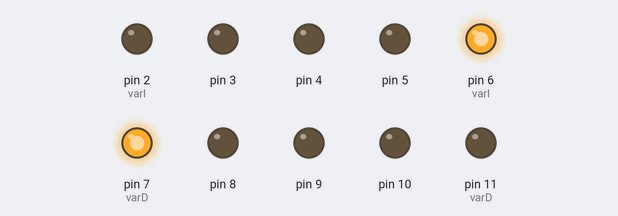
Simulated run of this sketch. Board: Arduino Uno, built with avr-gcc and run on an emulated ATmega328P. Parts: output pins drawn as LEDs (lit = HIGH).

Above: at 0.02 s.
At 0.74 s:
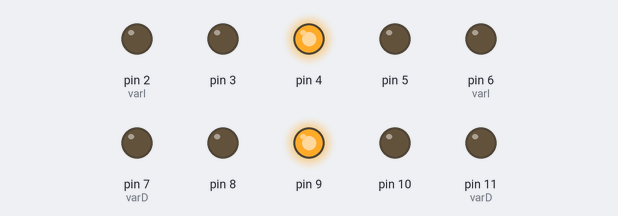
At 1.52 s:
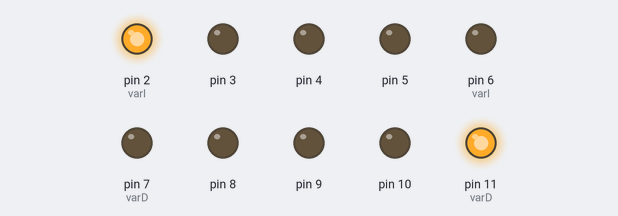
At 3.02 s:
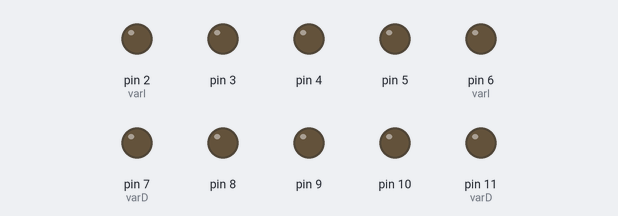
At 5.09 s:
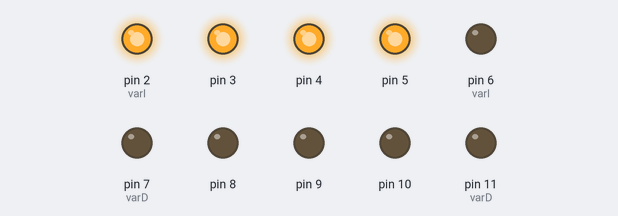
At 7.2 s:
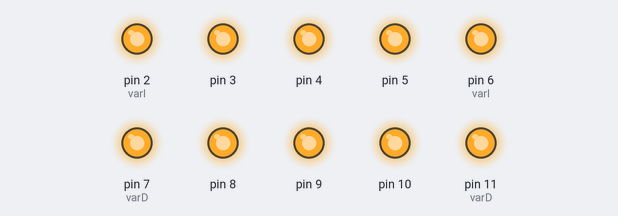
Timing chart, 0 to 9.8 s (numbered marks = the images above):
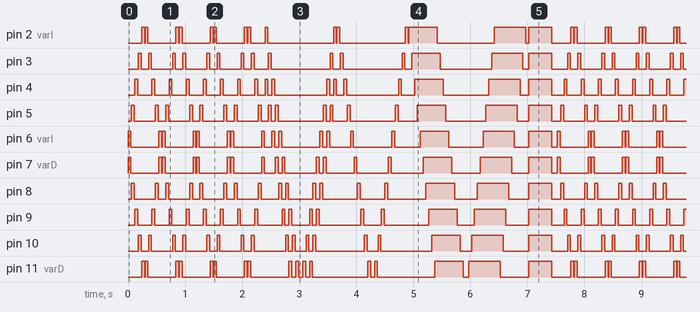

The sketch:

secuencias.ino
```cpp
void setup() {
  pinMode(2, OUTPUT);
  pinMode(3, OUTPUT);
  pinMode(4, OUTPUT);
  pinMode(5, OUTPUT);
  pinMode(6, OUTPUT);
  pinMode(7, OUTPUT);
  pinMode(8, OUTPUT);
  pinMode(9, OUTPUT);
  pinMode(10, OUTPUT);
  pinMode(11, OUTPUT);
}

void loop() {
  for (int i = 0; i <= 3; i++) {
    int varI = 6;
    int varD = 7;

    while (varD <= 11) {
      digitalWrite(varI, HIGH);
      digitalWrite(varD, HIGH);
      delay(50);
      digitalWrite(varI, LOW);
      digitalWrite(varD, LOW);
      delay(10);
      varI--;
      varD++;
    }

    varI = 2;
    varD = 11;

    while (varD >= 7) {
      digitalWrite(varI, HIGH);
      digitalWrite(varD, HIGH);
      delay(50);
      digitalWrite(varI, LOW);
      digitalWrite(varD, LOW);
      delay(10);
      varI++;
      varD--;
    }
  }

  for (int i = 2; i <= 11; i++) {
    digitalWrite(i, HIGH);
    digitalWrite(i + 2, HIGH);
    delay(50);
    digitalWrite(i, LOW);
    digitalWrite(i + 2, LOW);
    delay(10);
  }

  for (int i = 12; i >= 2; i--) {
    digitalWrite(i, HIGH);
    digitalWrite(i + 2, HIGH);
    delay(50);
    digitalWrite(i, LOW);
    digitalWrite(i + 2, LOW);
    delay(10);
  }

  for (int i = 2; i <= 11; i++) {
    digitalWrite(i, HIGH);
    delay(50);
    digitalWrite(i, LOW);
    delay(10);
  }

  for (int i = 12; i >= 2; i--) {
    digitalWrite(i, HIGH);
    delay(50);
    digitalWrite(i, LOW);
    delay(10);
  }

  for (int i = 2; i <= 11; i++) {
    digitalWrite(i, HIGH);
    delay(50);
  }

  for (int i = 2; i <= 11; i++) {
    digitalWrite(i, LOW);
    delay(50);
  }

  for (int i = 12; i >= 2; i--) {
    digitalWrite(i, HIGH);
    delay(50);
  }
  for (int i = 12; i >= 2; i--) {
    digitalWrite(i, LOW);
    delay(50);
  }
  for (int i = 2; i <= 11; i++) {
    digitalWrite(i, HIGH);
  }
  delay(400);
  for (int i = 2; i <= 11; i++) {
    digitalWrite(i, LOW);
  }
  delay(100);
}
```

Measured:
- by itself, pin 2 (varI), pin 3–5, pin 6 (varI), pin 7 (varD), pin 8–10, pin 11 (varD): moves between LOW and HIGH, repeating every 7.5 s
- by itself, everything shown: repeats every 7.5 s, in 116 steps
